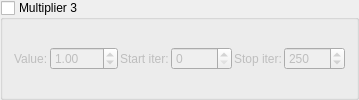
    <widget class="MyGroupBox" name="groupCheck_transf_function_enabledBz_false">
     <property name="title"><string>Multiplier 3</string></property>
     <property name="checkable"><bool>true</bool></property>
     <property name="checked"><bool>false</bool></property>
     <layout class="QGridLayout" name="gridLayout_mult3">
      <property name="spacing"><number>2</number></property>
      <item row="0" column="0">
       <widget class="QLabel"><property name="text"><string>Value:</string></property></widget>
      </item>
      <item row="0" column="1">
       <widget class="MyDoubleSpinBox" name="spinbox_transf_scale_6">
        <property name="minimum"><double>-100.0</double></property><property name="maximum"><double>100.0</double></property>
        <property name="singleStep"><double>0.01</double></property><property name="value"><double>1.0</double></property>
       </widget>
      </item>
      <item row="0" column="2">
       <widget class="QLabel"><property name="text"><string>Start iter:</string></property></widget>
      </item>
      <item row="0" column="3">
       <widget class="MySpinBox" name="spinboxInt_transf_start_iterations_D">
        <property name="minimum"><number>0</number></property><property name="maximum"><number>10000</number></property>
        <property name="value"><number>0</number></property>
       </widget>
      </item>
      <item row="0" column="4">
       <widget class="QLabel"><property name="text"><string>Stop iter:</string></property></widget>
      </item>
      <item row="0" column="5">
       <widget class="MySpinBox" name="spinboxInt_transf_stop_iterations_D">
        <property name="minimum"><number>0</number></property><property name="maximum"><number>10000</number></property>
        <property name="value"><number>250</number></property>
       </widget>
      </item>
     </layout>
    </widget>
